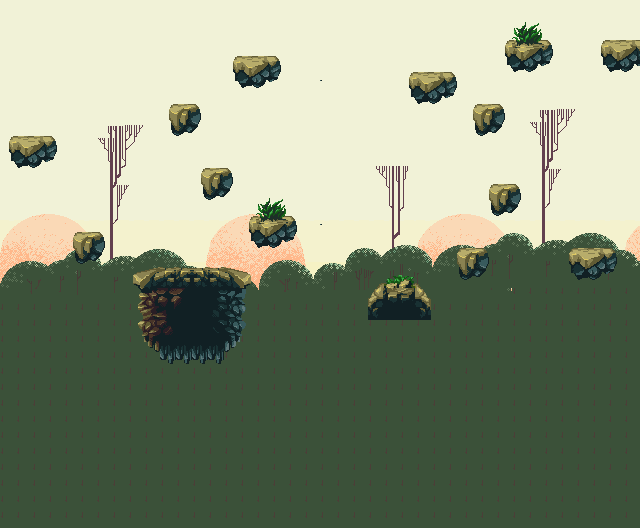

A level layout from a 2D game, rendered from its tile map. Below: a short description, then the map file with tile-grid data replaced by summaries:
An orthogonal 40x33 tile map with 16x16 px tiles, 4 tile layers (bottom_layer, bottom_bottom_layer, main_layer, top_layer), 12 tilesets and 26 objects (15x Collision, 7x Enemy, Chest, Player, Text, ...).

<map version="1.4" tiledversion="2020.11.25" orientation="orthogonal" renderorder="right-down" width="40" height="33" tilewidth="16" tileheight="16" infinite="0" nextlayerid="9" nextobjectid="35">
 <editorsettings>
  <export target="map1.json" format="json" />
 </editorsettings>
 <tileset firstgid="1" source="../Tiles/MagicCliffsEnvironment_tileset.tsx" />
 <tileset firstgid="1161" source="../Tiles/MagicCliffsEnvironment_clouds.tsx" />
 <tileset firstgid="1637" source="../Tiles/anim_idle.tsx" />
 <tileset firstgid="1641" source="../Tiles/anim_collision.tsx" />
 <tileset firstgid="1642" source="../Tiles/anim_run.tsx" />
 <tileset firstgid="1650" source="../Tiles/chests.tsx" />
 <tileset firstgid="1746" source="../Tiles/hit_forward_1.tsx" />
 <tileset firstgid="1753" source="../Tiles/long_bouncer_going.tsx" />
 <tileset firstgid="1759" source="../Tiles/long_bouncer_attack.tsx" />
 <tileset firstgid="1766" source="../Tiles/Hills Layer 01.tsx" />
 <tileset firstgid="2278" source="../Tiles/Hills Layer 04.tsx" />
 <tileset firstgid="2790" source="../Tiles/fly_going.tsx" />
 <layer id="5" name="bottom_layer" width="40" height="33">
  <data>[1320 cells, 1320 non-empty, 352 distinct tile ids]</data>
 </layer>
 <layer id="8" name="bottom_bottom_layer" width="40" height="33">
  <data>[1320 cells, 1053 non-empty, 329 distinct tile ids]</data>
 </layer>
 <layer id="2" name="main_layer" width="40" height="33">
  <data>[1320 cells, 260 non-empty, 110 distinct tile ids]</data>
 </layer>
 <layer id="6" name="top_layer" width="40" height="33">
  <data>[1320 cells, 10 non-empty, 6 distinct tile ids]</data>
 </layer>
 <objectgroup id="7" name="collision_layer" visible="0">
  <object id="5" name="CollisionSimple" type="Collision" x="8.6667" y="139.333" width="46.6667" height="14.6667" />
  <object id="6" name="CollisionSimple" type="Collision" x="250.666" y="221.999" width="44" height="14.6667" />
  <object id="7" name="CollisionSimple" type="Collision" x="137.999" y="273.334" width="111.333" height="15.3333" />
  <object id="15" name="CollisionSimple" type="Collision" x="203.333" y="170.667" width="27.3334" height="14.6667" />
  <object id="16" name="CollisionSimple" type="Collision" x="234" y="58.6667" width="44" height="14.6667" />
  <object id="17" name="CollisionSimple" type="Collision" x="73.3333" y="236" width="28.6667" height="14.6667" />
  <object id="22" name="CollisionSimple" type="Collision" x="494" y="191.333" width="22.6667" height="14.6667" />
  <object id="23" name="CollisionSimple" type="Collision" x="477.333" y="106" width="24.6667" height="14.6667" />
  <object id="24" name="CollisionSimple" type="Collision" x="414" y="76.6667" width="38" height="14.6667" />
  <object id="25" name="CollisionSimple" type="Collision" x="506.667" y="46" width="42.6667" height="14.6667" />
  <object id="26" name="CollisionSimple" type="Collision" x="370.667" y="298.667" width="60.6667" height="14.6667" />
  <object id="27" name="CollisionSimple" type="Collision" x="571.333" y="251.333" width="34.6667" height="14.6667" />
  <object id="28" name="CollisionSimple" type="Collision" x="608" y="44.6666" width="30.6667" height="14.6667" />
  <object id="32" name="CollisionSimple" type="Collision" x="173" y="106.667" width="27.3334" height="14.6667" />
  <object id="33" name="CollisionSimple" type="Collision" x="458.333" y="250.667" width="27.3334" height="14.6667" />
 </objectgroup>
 <objectgroup id="3" name="object_layer">
  <object id="11" name="ChestPrototype" type="Chest" gid="1709" x="617.249" y="33.5004" width="32" height="32" />
  <object id="12" name="LongBouncerPrototype" type="Enemy" x="180.417" y="234.166" width="25.8333" height="38.3333">
   <properties>
    <property name="Spawn" type="bool" value="true" />
   </properties>
  </object>
  <object id="13" name="PlayerPrototype" type="Player" x="20.4166" y="98.833" width="25.8333" height="38.3333">
   <properties>
    <property name="Spawn" type="bool" value="true" />
   </properties>
  </object>
  <object id="14" name="TextPrototype" type="Text" x="7.1667" y="9.83327" width="167.667" height="40.3333">
   <properties>
    <property name="FontPath" value="Fonts/MS Serif.ttf" />
   </properties>
   <text fontfamily="MS Serif" pixelsize="17" wrap="1" color="#3b7f5d" bold="1">Level 2
Sunset</text>
  </object>
  <object id="18" name="Viewport" type="Viewport" x="0" y="0" width="640" height="320" />
  <object id="20" name="LongBouncerPrototype" type="Enemy" x="274.417" y="182.167" width="25.8333" height="38.3333">
   <properties>
    <property name="Spawn" type="bool" value="true" />
   </properties>
  </object>
  <object id="21" name="LongBouncerPrototype" type="Enemy" x="252.417" y="14.1667" width="25.8333" height="38.3333">
   <properties>
    <property name="Spawn" type="bool" value="true" />
   </properties>
  </object>
  <object id="29" name="LongBouncerPrototype" type="Enemy" x="588.417" y="208.167" width="25.8333" height="38.3333">
   <properties>
    <property name="Spawn" type="bool" value="true" />
   </properties>
  </object>
  <object id="30" name="FlyPrototype" type="Enemy" x="417.75" y="32.1667" width="25.8333" height="38.3333">
   <properties>
    <property name="Spawn" type="bool" value="true" />
   </properties>
  </object>
  <object id="31" name="FlyPrototype" type="Enemy" x="386.417" y="240.833" width="25.8333" height="38.3333">
   <properties>
    <property name="Spawn" type="bool" value="true" />
   </properties>
  </object>
  <object id="34" name="FlyPrototype" type="Enemy" x="334.417" y="108.833" width="25.8333" height="38.3333">
   <properties>
    <property name="Spawn" type="bool" value="true" />
   </properties>
  </object>
 </objectgroup>
</map>
